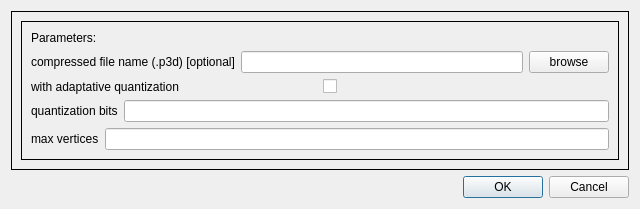
<?xml version="1.0" encoding="UTF-8"?>
<ui version="4.0">
 <class>DialogCompressionValence1</class>
 <widget class="QDialog" name="DialogCompressionValence1">
  <property name="geometry">
   <rect>
    <x>0</x>
    <y>0</y>
    <width>640</width>
    <height>160</height>
   </rect>
  </property>
  <property name="windowTitle">
   <string>Compression Valence</string>
  </property>
  <layout class="QVBoxLayout" name="verticalLayout">
   <item>
    <widget class="QFrame" name="frame">
     <property name="frameShape">
      <enum>QFrame::Box</enum>
     </property>
     <property name="frameShadow">
      <enum>QFrame::Plain</enum>
     </property>
     <layout class="QVBoxLayout" name="verticalLayout_2">
      <item>
       <widget class="QFrame" name="frame_2">
        <property name="frameShape">
         <enum>QFrame::Box</enum>
        </property>
        <layout class="QVBoxLayout" name="verticalLayout_3">
         <!-- start of parameters section -->
         <!-- title -->
         <item>
          <widget class="QLabel" name="label_Process">
           <property name="text">
            <string>Parameters:</string>
           </property>
          </widget>
         </item>
         <!-- 1st parameter -->
         <item>
          <layout class="QHBoxLayout" name="horizontalLayout_1st_param">
           <item>
            <widget class="QLabel" name="label_1st_param">
             <property name="text">
              <string>compressed file name (.p3d) [optional]</string>
             </property>
             <property name="alignment">
              <set>Qt::AlignLeft | Qt::AlignVCenter</set>
             </property>
            </widget>
           </item>
           <item>
            <widget class="QLineEdit" name="p3dFilePath"/>
           </item>
           <item>
            <widget class="QPushButton" name="pushButtonBrowse">
             <property name="text">
              <string>browse</string>
             </property>
            </widget>
           </item>
          </layout>
         </item>
         <!-- 2nd parameter -->
         <item>
          <layout class="QHBoxLayout" name="horizontalLayout_2nd_param">
           <item>
            <widget class="QLabel" name="label_2nd_param">
             <property name="text">
              <string>with adaptative quantization</string>
             </property>
             <property name="alignment">
              <set>Qt::AlignLeft | Qt::AlignVCenter</set>
             </property>
            </widget>
           </item>
           <item>
            <widget class="QCheckBox" name="with_adaptative_quantization"/>
           </item>
          </layout>
         </item>
         <!-- 3rd parameter -->
         <item>
          <layout class="QHBoxLayout" name="horizontalLayout_3rd_param">
           <item>
            <widget class="QLabel" name="label_3rd_param">
             <property name="text">
              <string>quantization bits</string>
             </property>
             <property name="alignment">
              <set>Qt::AlignLeft | Qt::AlignVCenter</set>
             </property>
            </widget>
           </item>
           <item>
            <widget class="QLineEdit" name="quantization_bits"/>
           </item>
          </layout>
         </item>
         <!-- 4th parameter -->
         <item>
          <layout class="QHBoxLayout" name="horizontalLayout_4th_param">
           <item>
            <widget class="QLabel" name="label_4th_param">
             <property name="text">
              <string>max vertices</string>
             </property>
             <property name="alignment">
              <set>Qt::AlignLeft | Qt::AlignVCenter</set>
             </property>
            </widget>
           </item>
           <item>
            <widget class="QLineEdit" name="max_vertices"/>
           </item>
          </layout>
         </item>
         <!-- end of parameters section -->
        </layout>
       </widget>
      </item>
     </layout>
    </widget>
   </item>
   <item>
    <widget class="QDialogButtonBox" name="buttonBox">
     <property name="orientation">
      <enum>Qt::Horizontal</enum>
     </property>
     <property name="standardButtons">
      <set>QDialogButtonBox::Cancel|QDialogButtonBox::Ok</set>
     </property>
    </widget>
   </item>
  </layout>
 </widget>
 <resources/>
 <connections>
  <connection>
   <sender>buttonBox</sender>
   <signal>accepted()</signal>
   <receiver>DialogCompressionValence1</receiver>
   <slot>accept()</slot>
   <hints>
    <hint type="sourcelabel">
     <x>248</x>
     <y>254</y>
    </hint>
    <hint type="destinationlabel">
     <x>157</x>
     <y>274</y>
    </hint>
   </hints>
  </connection>
  <connection>
   <sender>buttonBox</sender>
   <signal>rejected()</signal>
   <receiver>DialogCompressionValence1</receiver>
   <slot>reject()</slot>
   <hints>
    <hint type="sourcelabel">
     <x>316</x>
     <y>260</y>
    </hint>
    <hint type="destinationlabel">
     <x>286</x>
     <y>274</y>
    </hint>
   </hints>
  </connection>
 </connections>
</ui>
